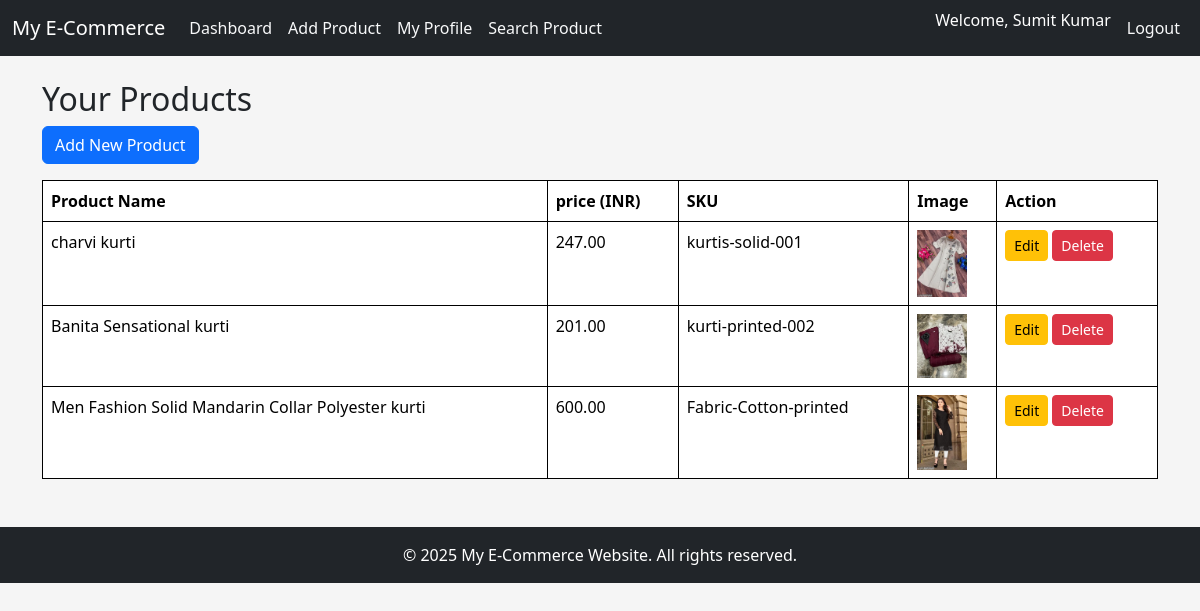
/dashboard.php (signed in), run on the app's committed database.
### tables this page shows
CREATE TABLE `products` (
  `id` int(11) NOT NULL,
  `user_id` int(11) NOT NULL,
  `product_name` varchar(100) NOT NULL,
  `price` decimal(10,2) NOT NULL,
  `sku` varchar(100) NOT NULL,
  `image` varchar(225) DEFAULT NULL,
  `created_at` datetime DEFAULT current_timestamp(),
  `updated_at` datetime DEFAULT current_timestamp() ON UPDATE current_timestamp()
);

### dashboard.php (the view, shortened to what this page needs)
<?php
include 'db.php';
include 'header.php';
include 'navbar.php';
$user_id = $_SESSION['user_id'];
$query = "SELECT * FROM products WHERE user_id = ?";
$stmt = $conn->prepare($query);
$stmt->bind_param("i", $user_id);
$stmt->execute();
$result = $stmt->get_result();
?>
<div class="container mt-4">
    <h2>Your Products</h2>
    <a href="add_product.php" class="btn btn-primary mb-3">Add New Product</a>
    <table class="table table-bordered">
        <thead>
            <tr>
                <th>Product Name</th>
                <th>price (INR)</th>
                <th>SKU</th>
                <th>Image</th>
                <th>Action</th>
            </tr>
        </thead>
        <tbody>
            <?php while ($row = $result->fetch_assoc()): ?>
                <tr>
                    <td><?= htmlspecialchars($row['product_name']) ?></td>
                    <td><?= htmlspecialchars($row['price']) ?></td>
                    <td><?= htmlspecialchars($row['sku']) ?></td>
                    <td>
                        <?php if (!empty($row['image'])): ?>
                            <a href="uploads/<?= htmlspecialchars($row['image']) ?>" target="_blank"><img src="uploads/<?= htmlspecialchars($row['image']) ?>" width="50"></a>
                        <?php else: ?>
                            No Image
                        <?php endif; ?>
                    </td>
                    <td>
                        <a href="edit_product.php?id=<?= $row['id'] ?>" class="btn btn-sm btn-warning">Edit</a>
                        <a href="delete_product.php?id=<?= $row['id'] ?>" onclick="return confirm('Are you sure you want to delete this product?')" class="btn btn-sm btn-danger">Delete</a>
                    </td>
                </tr>
            <?php endwhile; ?>
        </tbody>
    </table>
</div>
<?php include 'footer.php'; ?>

### header.php (shortened to what this page needs)
<!DOCTYPE html>
<html lang="en">
<head>
    <link href="https://cdn.jsdelivr.net/npm/bootstrap@5.3.3/dist/css/bootstrap.min.css" rel="stylesheet">
    <link href="https://cdnjs.cloudflare.com/ajax/libs/font-awesome/6.5.0/css/all.min.css" rel="stylesheet">
    <link href="https://cdn.jsdelivr.net/npm/bootstrap-icons@1.10.5/font/bootstrap-icons.css" rel="stylesheet">
</head>
<body>

### navbar.php (shortened to what this page needs)
<nav class="navbar navbar-expand-lg navbar-dark bg-dark">
    <div class="container-fluid">
        <a class="navbar-brand" href="dashboard.php">My E-Commerce</a>
        <div class="collapse navbar-collapse" id="navbarNav">
            <ul class="navbar-nav me-auto">
                <?php if(isset($_SESSION['user_id'])): ?>
                    <li class="nav-item">
                        <a class="nav-link text-light" href="dashboard.php">Dashboard</a>
                    </li>
                    <li class="nav-item">
                        <a class="nav-link text-light" href="add_product.php">Add Product</a>
                    </li>
                    <li class="nav-item">
                        <a class="nav-link text-light" href="myprofile.php">My Profile</a>
                    </li>
                    <li class="nav-item">
                        <a class="nav-link text-light" href="search_product.php">Search Product</a>
                    </li>
                <?php endif; ?>
            </ul>
            <ul class="navbar-nav">
                <?php if(isset($_SESSION['user_id'])): ?>
                    <li class="nav-item">
                        <span class="navbar-text text-white me-2">
                            Welcome, <?= htmlspecialchars($_SESSION['user_name']) ?>
                        </span>
                    </li>
                    <li class="nav-item">
                        <a class="nav-link btn btn-sm btn-outline-white text-light" href="logout.php">Logout</a>
                    </li>
                <?php endif; ?>
            </ul>
        </div>
    </div>
</nav>

### footer.php
<footer class="bg-dark text-white text-center py-3 mt-5">
    <div class="container">
        <p class="mb-0">&copy; <?= date('Y') ?> My E-Commerce Website. All rights reserved.</p>
    </div>
</footer>

### header.php (style rules this page uses)
body { background-color: hsl(0, 0.00%, 96.10%); }

### dashboard.php (style rules this page uses)
.table-bordered th,.table-bordered td { border:1px solid; }

### data on the page
products: product_name "charvi kurti", price "247.00", sku "kurtis-solid-001", image (picture)
products: product_name "Banita Sensational kurti", price "201.00", sku "kurti-printed-002", image (picture)
products: product_name "Men Fashion Solid Mandarin Collar Polyester kurti", price "600.00", sku "Fabric-Cotton-printed", image (picture)

### other printed values
$_SESSION['user_name'] "Sumit Kumar"
